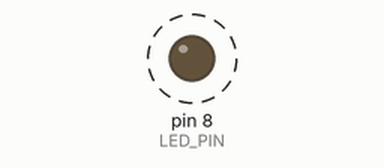
Recording of a sketch running on a simulated Arduino Uno, built with avr-gcc and run on an emulated ATmega328P. Parts: output pins drawn as LEDs (lit = HIGH). Dashed ring = blinking. What the sketch prints to the serial monitor is not drawn.

Above: at 0.2 s.
Timing chart, 0 to 3.0 s (numbered marks = the images above):
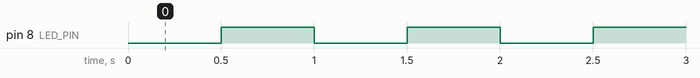

The sketch:

led_blink.ino
```cpp
/*
 * LED Blinking using Arduino
 * ---------------------------------------------------------
 * Blinks an external LED connected to digital pin 8 using a
 * non-blocking timer (millis) so the loop stays responsive.
 *
 * Hardware:
 *   Arduino Uno -> D8 -> 220 ohm resistor -> LED anode (+)
 *   LED cathode (-) -> GND
 *
 * Course : Project Management (2307476T), MITAOE
 * Author : Nilesh Raju Sarule
 */

const uint8_t LED_PIN = 8;                 // external LED pin
const unsigned long BLINK_INTERVAL = 500;  // ms between toggles

bool ledState = LOW;
unsigned long previousMillis = 0;

void setup() {
  pinMode(LED_PIN, OUTPUT);
  digitalWrite(LED_PIN, ledState);
  Serial.begin(9600);
  Serial.println(F("LED blink started"));
}

void loop() {
  unsigned long currentMillis = millis();

  // Subtraction stays correct even when millis() overflows (~49 days)
  if (currentMillis - previousMillis >= BLINK_INTERVAL) {
    previousMillis = currentMillis;
    ledState = !ledState;
    digitalWrite(LED_PIN, ledState);
    Serial.println(ledState ? F("LED ON") : F("LED OFF"));
  }
}
```

Measured:
- by itself, pin 8 (LED_PIN): alternates HIGH for 0.50 s and LOW for 0.50 s
